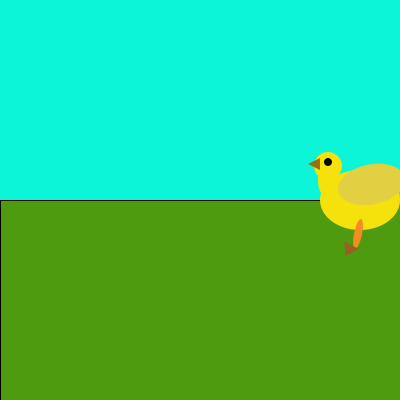
Frame 1 (no input)
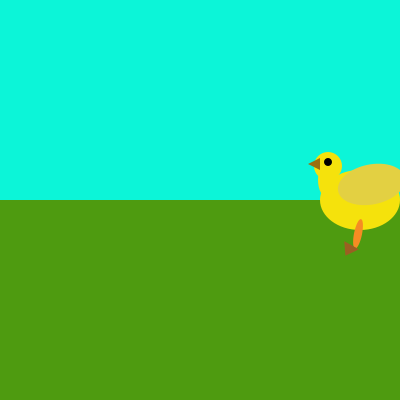
Frame 60 (the mouse pressed at the canvas centre just before this capture)
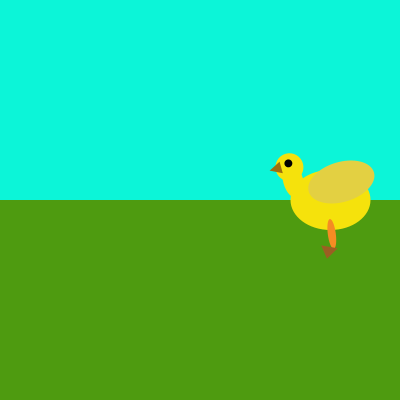
Frame 120 (the mouse held since frame 60 and released just before this capture)

The Processing sketch that drew these frames (run headless with seeded random() and noise(); from frame 60 on, the mouse is pressed at the canvas centre):

// Processing sketch: Lab_10
// ── Lab_10.pde
/* CSC 123 base code for hierarchical duck lab
 * by ZJ Wood - Fall 2011
 * updates by J Workman - Fall 2013
 *
 * TODO: read through the code to make sure you understand what it is doing
 * TODO: add code in order to make the duck have feet that also walk as it animates
 */

PVector Dloc;
PVector dir;
float neckR, wingR, speed, feet;

boolean neckDown = true;
boolean wingDown = false;
boolean animateOn = false;
boolean frontfeetFoward = true;
boolean backfeetForward = false;
  
// normal set up
void setup() 
{
  size(400, 400);
  smooth();
  neckR = 0;
  wingR =-.2;
  feet = .2;
  Dloc = new PVector(width*.9, height/2);
  dir = new PVector(-1, 0);
  speed = 0.5;
}

// normal draw
void draw() 
{
  background(12, 245, 216);
  
  // foreground
  fill(78, 155, 16);
  rect(0, height/2, width, height/2);
  
  drawDuck();
  
  if (animateOn) 
  {
     animate();
  }
  
}

// method to control starting the duck over again and control animation on and off
void mousePressed() 
{
  Dloc.x = width*.9;
  animateOn = !animateOn;
}

// code to draw the duck with animation parameters neckR and wingR - other transforms align
// the peices to the correct pivot points
void drawDuck() 
{
    noStroke();
    
    pushMatrix();
      translate(Dloc.x, Dloc.y); // move the entire duck
      scale(2); // scale the entire duck
      fill(245, 226, 12);
      ellipse(0, 0, 40, 30); // body
      
      //draw neck and head with possible animation transforms
      pushMatrix();
        translate(-16, 0); // move back into draw position - structural constant
        rotate(neckR);  // rotate by neckR parameter - control knob
        translate(0, -10); // move neck and head to pivot point - structural constant
        ellipse(0, 0, 10, 18); // neck
        ellipse(0, -7, 14, 14); // head
        fill(0);
        ellipse(0, -9, 4, 4);  // eye
        fill(155, 111, 16);
        triangle(-10, -8, -4, -11, -4, -5); // beak
      popMatrix();
     
      // draw wing with possible animation transforms
      fill(227, 208, 66);
      pushMatrix();
         translate(-8, -5); // move into draw position - structural constant
         rotate(wingR); // animtion parameter to control wing flap - control knob
         translate(14, 0); // move to the pivot point - structural constant
         ellipse(0, 0, 34, 20); // wing
      popMatrix();
      //drawing the legs
      fill(#F58C23);
      pushMatrix();
         translate(0,12);  //move into the draw position
         rotate(feet);  //control the angle
         translate(0,5);  //move to the pivot point
         ellipse(0,0,4, 15); //leg
         fill(#9B5F22);
         triangle(2, 7.5, -4, 12, -6, 5 );
      popMatrix();
      
    popMatrix();          
}
 
//function to update all animation parameters 
void animate() 
{
  // update the duck's global location
  Dloc.x = Dloc.x + dir.x*speed;
  Dloc.y = Dloc.y + dir.y*speed;
  
  //feet
  if(feet < -.5)
      frontfeetFoward = true;
  else if(feet > .5)
      frontfeetFoward = false;
  
  if(frontfeetFoward)
      feet += .03;
  else
      feet -=.03;
  // find out how much the neck is rotated to decide which way to rotate
  // these constrain how much the neck moves up and down
  if (neckR < -1) 
  {
     neckDown = false;
  } 
  else if (neckR > 0.3) 
  {
     neckDown = true;
  }
 
  // depending on which way we need to rotate, do so
  if (neckDown) 
  {
     neckR -= .03; 
  } 
  else 
  {
    neckR += .03;
  }
  
  // find out how much the wing is rotated to decide which way to rotate
  // these constrain how much the wing moves up and down
  if (wingR < -1.1) 
  {
     wingDown = true;
  } 
  else if (wingR > 0.3) 
  {
     wingDown = false;
  }
 
  if (wingDown) 
  {
     wingR += .03; 
  } 
  else 
  {
     wingR -= .03;
  }
}
